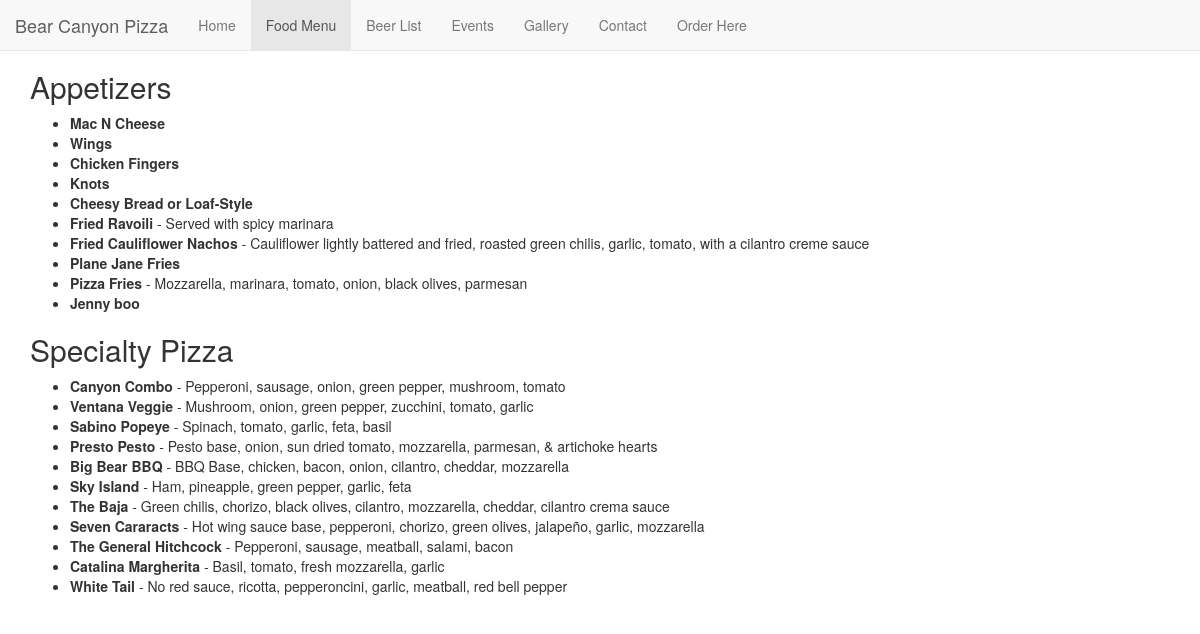
The page /menu on the database its author committed.
### orders/models.py (models this page shows, shortened)
class appetizers(models.Model):
	name = models.CharField(max_length=50, primary_key=True)
	description = models.TextField(blank=True, null=True)

class specialtyPizza(models.Model):
	name = models.CharField(max_length=50, primary_key=True)
	description = models.TextField()

### orders/views.py (the view)
# urls.py: path("menu", views.menu, name="menu"),
def menu(request):
	context = {
		"appetizers" : appetizers.objects.all(),
		"specialtyPizza" : specialtyPizza.objects.all()
	}
	return render(request, "orders/menu.html", context)

### orders/templates/orders/menu.html (shortened to what this page needs)
{% extends 'orders/layout.html' %}
{% load static %}
{% block body %}
	<h2>Appetizers</h2>
	<ul>
		{% for app in appetizers %}
			{% if app.description %}
				<li><b>{{ app.name }}</b> - {{ app.description }}</li>
			{% else %}
				<li><b>{{ app.name }}</b></li>
			{% endif %}
		{% endfor %}
	</ul>
	<h2>Specialty Pizza</h2>
	<ul id="food-list">
		{% for pizza in specialtyPizza %}
			<li><b>{{ pizza.name }}</b> - {{ pizza.description }}</li>
		{% endfor %}
	</ul>
{% endblock %}

### orders/templates/orders/layout.html (shortened to what this page needs)
{% load static %}
<!DOCTYPE html>
<html>
<head>
	<link rel="stylesheet" href="https://maxcdn.bootstrapcdn.com/bootstrap/3.4.0/css/bootstrap.min.css">
</head>
<body>
	<nav class="navbar navbar-default navbar-fixed-top">
	  <div class="container-fluid">
	    <div class="navbar-header">
	      <a class="navbar-brand" href="{% url 'index' %}">Bear Canyon Pizza</a>
	    </div>
	    <ul id="navbar-list" class="nav navbar-nav">
	      <li id="home-nav"><a href="{% url 'index' %}">Home</a></li>
	      <li id="menu-nav"><a href="{% url 'menu' %}">Food Menu</a></li>
	      <li id="beer-nav"><a href="{% url 'beer' %}">Beer List</a></li>
	      <li id="events-nav"><a href="">Events</a></li>
	      <li id="gallery-nav"><a href="">Gallery</a></li>
	      <li id="contact-nav"><a href="">Contact</a></li>
	      <li id="order-nav"><a href="{% url 'order' %}">Order Here</a></li>
	    </ul>
	  </div>
	</nav>
	<div class="container" style="margin-top: 50px">
		{% block body %}
		{% endblock %}
	</div>
</body>
</html>

### rows shown on the page
appetizers: name "Mac N Cheese"
appetizers: name "Wings"
appetizers: name "Chicken Fingers"
appetizers: name "Knots"
appetizers: name "Cheesy Bread or Loaf-Style"
appetizers: name "Fried Ravoili", description "Served with spicy marinara"
appetizers: name "Fried Cauliflower Nachos", description "Cauliflower lightly battered and fried, roasted green chilis, garlic, tomato, with a cilantro creme sauce"
appetizers: name "Plane Jane Fries"
appetizers: name "Pizza Fries", description "Mozzarella, marinara, tomato, onion, black olives, parmesan"
appetizers: name "Jenny boo"
specialtyPizza: name "Canyon Combo", description "Pepperoni, sausage, onion, green pepper, mushroom, tomato"
specialtyPizza: name "Ventana Veggie", description "Mushroom, onion, green pepper, zucchini, tomato, garlic"
specialtyPizza: name "Sabino Popeye", description "Spinach, tomato, garlic, feta, basil"
specialtyPizza: name "Presto Pesto", description "Pesto base, onion, sun dried tomato, mozzarella, parmesan, & artichoke hearts"
specialtyPizza: name "Big Bear BBQ", description "BBQ Base, chicken, bacon, onion, cilantro, cheddar, mozzarella"
specialtyPizza: name "Sky Island", description "Ham, pineapple, green pepper, garlic, feta"
specialtyPizza: name "The Baja", description "Green chilis, chorizo, black olives, cilantro, mozzarella, cheddar, cilantro crema sauce"
specialtyPizza: name "Seven Cararacts", description "Hot wing sauce base, pepperoni, chorizo, green olives, jalapeño, garlic, mozzarella"
specialtyPizza: name "The General Hitchcock", description "Pepperoni, sausage, meatball, salami, bacon"
specialtyPizza: name "Catalina Margherita", description "Basil, tomato, fresh mozzarella, garlic"
specialtyPizza: name "White Tail", description "No red sauce, ricotta, pepperoncini, garlic, meatball, red bell pepper"
